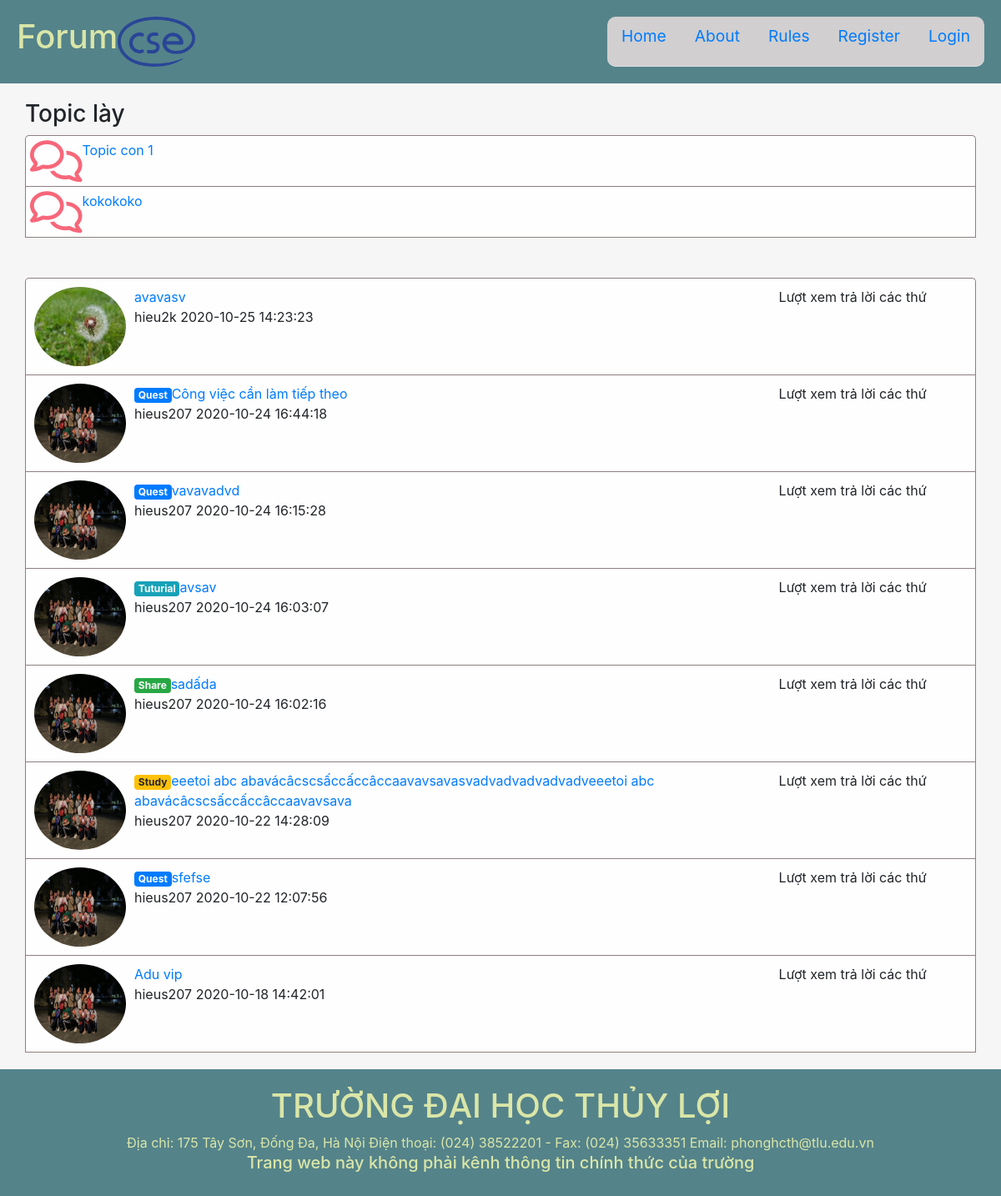
/Forum/index.php?controller=topics&action=index&tp_id=1, run on an earlier commit of the app's database.
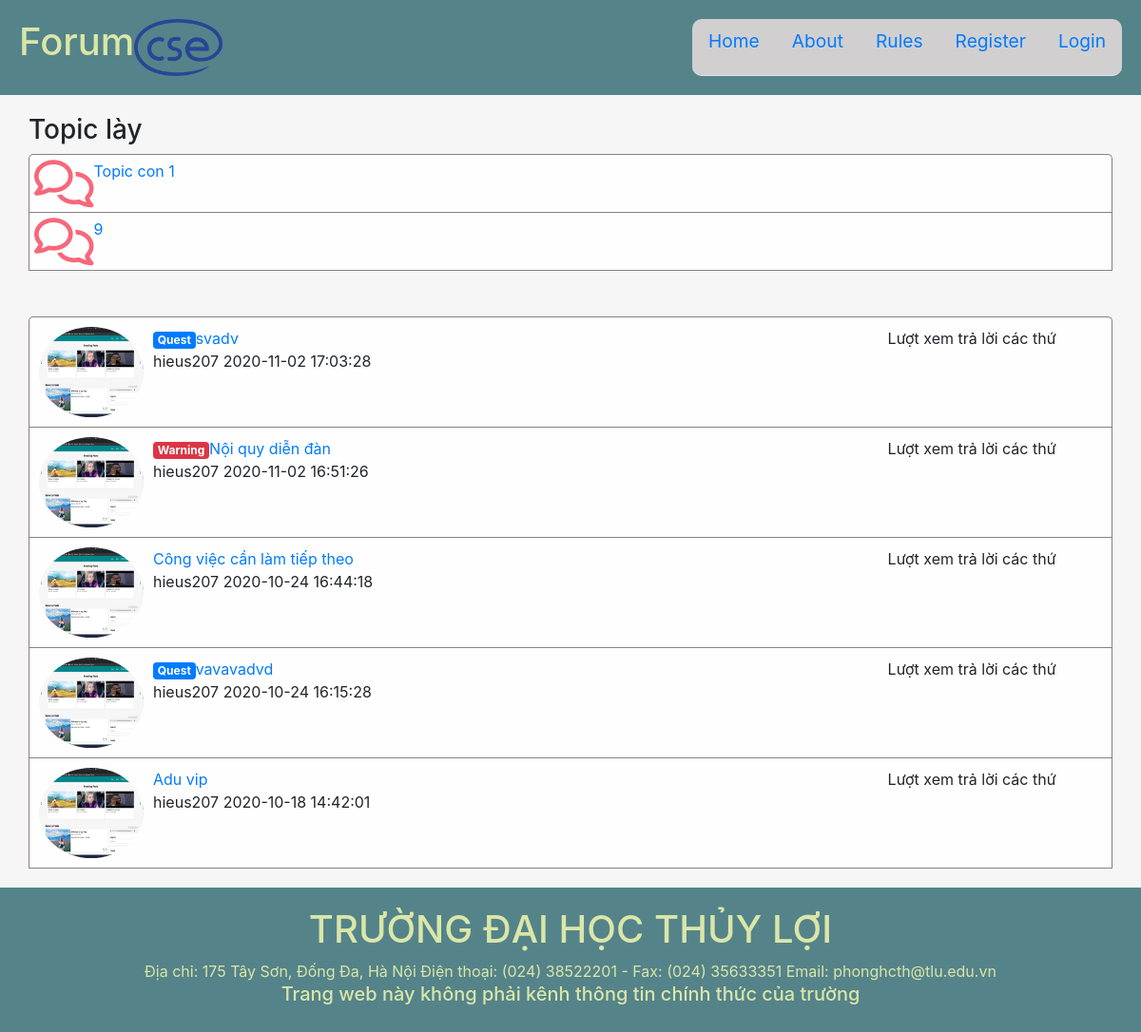
And on a later commit of the database.
### tables this page shows
CREATE TABLE `topics` (
  `topic_id` int(11) NOT NULL,
  `title` varchar(255) NOT NULL,
  `description` varchar(255) DEFAULT NULL,
  `zone_id` int(11) NOT NULL
);

CREATE TABLE `mitopics` (
  `mitopic_id` int(11) NOT NULL,
  `title` varchar(255) NOT NULL,
  `description` varchar(255) NOT NULL,
  `topic_id` int(11) NOT NULL
);

CREATE TABLE `posts` (
  `post_id` int(11) NOT NULL,
  `title` varchar(255) NOT NULL,
  `create_at` timestamp NOT NULL DEFAULT current_timestamp(),
  `edit_at` timestamp NULL DEFAULT NULL,
  `body` text NOT NULL,
  `tags` varchar(255) DEFAULT NULL,
  `status` tinyint(4) NOT NULL DEFAULT 1,
  `user_id` int(11) NOT NULL,
  `topic_id` int(11) NOT NULL,
  `mitopic_id` int(11) DEFAULT NULL
);

CREATE TABLE `users` (
  `user_id` int(11) NOT NULL,
  `username` varchar(60) NOT NULL,
  `fullname` varchar(60) NOT NULL,
  `email` varchar(255) NOT NULL,
  `avt` varchar(255) NOT NULL DEFAULT 'none.jpg',
  `password` varchar(255) NOT NULL,
  `code` varchar(255) DEFAULT NULL,
  `create_at` timestamp NOT NULL DEFAULT current_timestamp(),
  `admin` tinyint(4) NOT NULL DEFAULT 0,
  `status` tinyint(4) NOT NULL DEFAULT 0
);

### Forum/index.php (called while the page is built, shortened)
<?php
$action = isset($_GET['action']) ? $_GET['action'] : 'index';
$object = new $controller;
$object->$action();
?>

### Forum/path.php (called while the page is built, shortened)
<?php
    $BASE_URL="http://localhost:8080/Forum";
    $URL="http://localhost:8080/Forum/index.php?controller="
?>

### Forum/models/model.php (called while the page is built, shortened)
<?php
    require_once("path.php");
    function openConnect(){
        $conn=mysqli_connect(HOST,USER,PASS,DB);
        return $conn;
    }
?>

### Forum/models/TopicModel.php (called while the page is built, shortened)
<?php
    require_once("model.php");
    class TopicModel{
        public $connection;
        function TopicModel($title='',$description=''){
            $this->connection=openConnect();
        }
        function getNamebyId($tp_id){
            $sql="SELECT title FROM ". self::TABLE ." WHERE topic_id='$tp_id'";
            $rs=mysqli_query($this->connection,$sql);
            $result=mysqli_fetch_assoc($rs);
            return $result;
        }
    }
?>

### Forum/models/MitopicModel.php (called while the page is built, shortened)
<?php
    require_once("model.php");
    class MitopicModel{
        public $connection;
        function MitopicModel($title='',$description='',$topic_id=''){
            $this->connection=openConnect();
        }
        function selectAll($data=[]){
            $sql="SELECT * FROM ". self::TABLE;
            $i=0;
            foreach($data as $key=>$value){
                if($i==0){
                    $sql=$sql." WHERE $key=$value";
                }
                else{
                    $sql=$sql." AND $key=$value";
                }
                $i++;
            }
            $rs=mysqli_query($this->connection,$sql);
            $result=mysqli_fetch_all($rs,MYSQLI_ASSOC);
            return $result;
        }
    }
?>

### Forum/models/PostModel.php (called while the page is built, shortened)
<?php
    require_once("model.php");
    class PostModel{
        public $connection;
        function PostModel($title="",$body="",$tags="",$user_id="",$topic_id="",$mitopic_id="",$edit_at=""){
            $this->connection=openConnect();
        }
        function getPostInTP($tp_id){
            $sql="SELECT p.*,u.username,u.user_id,u.avt FROM posts As p JOIN users as u ON p.user_id=u.user_id WHERE p.topic_id='$tp_id' ORDER BY p.post_id DESC";
            $rs=mysqli_query($this->connection,$sql);
            $result=mysqli_fetch_all($rs,MYSQLI_ASSOC);
            return $result;
        }
    }
?>

### Forum/views/topics/id_topics.php (the view, shortened to what this page needs)
<?php include_once("path.php");
global $ROOT_PATH; ?>
<?php include($ROOT_PATH."/includes/headerp1.php");?>
<?php include($ROOT_PATH."/includes/headerp2.php");?>
    <div class="page-wrapper">
        <div class="main-page container">
            <div class="row">
                <div class="main-content col-md-12">
                    <div class="topic-title">
                        <h3><?php echo $tpname['title'];?></h3>
                    </div>
                    <div class="topic block-container">
                        <div class="block-body">
                            <div class="mitopic-tp">
                                <?php foreach ($mitopics as $mitopic):?>
                                <div class="mtopic-content">
                                    <span><i class="far fa-comments icon"></i></span>
                                    <div class="mitopic-tt"><a href="<?php echo $BASE_URL."/index.php?controller=topics&action=mtp_index&mtp_id=".$mitopic['mitopic_id'];?>"><?php echo $mitopic['title'];?></a></div>
                                </div>
                                <?php endforeach;?>
                            </div>
                            <br>
                            <br>
                            <div class="post-body-tp">
                                <?php foreach ($posts as $post):?>
                                <?php if($post['mitopic_id']===NULL):?>
                                    <?php $data = explode(' ', $post['tags']);?>
                                <div class="post-content-tp d-flex">
                                    <img src="<?php echo $BASE_URL.'/assets/images/avt/'.$post['avt'];?>" alt="123" class="avt-tp rounded-circle">
                                    <div class="post-tp">
                                <div class="post-title-tp"><a href="<?php echo $BASE_URL."/index.php?controller=posts&action=index&p_id=".$post['post_id'];?>"><?php if(count($data)>1):?><span class="<?php echo $data[0].' '.$data[1];?>"><?php echo $data[2];?></span><?php endif;?><?php echo $post['title'];?></a></div>
                                        <div class="post-info-tp">
                                            <?php echo $post['username'];?>
                                            <?php echo $post['create_at'];?>
                                        </div>
                                    </div>
                                    <div class="statics">
                                        Lượt xem trả lời các thứ
                                    </div>
                                </div>
                                <?php endif; ?>
                                <?php endforeach;?>
                            </div>
                        </div>
                    </div>
                </div>
            </div>
        </div>
    </div>
<?php include($ROOT_PATH."/includes/footer.php");?>

### Forum/controllers/TopicsCTL.php (shortened to what this page needs)
<?php
require_once 'models/PostModel.php';
require_once 'models/MitopicModel.php';
require_once 'models/TopicModel.php';
class TopicsCTL
{
  public function index()
  {
    if(isset($_GET['tp_id'])){
      $data=[
        'topic_id'=>$_GET['tp_id']
      ];
      $postModel = new PostModel();
      $posts = $postModel->getPostInTP($data['topic_id']);
      $mitopicModel = new MitopicModel();
      $mitopics= $mitopicModel->selectAll($data);
      $topicModel = new TopicModel();
      $tpname = $topicModel->getNamebyId($data['topic_id']);
      require_once 'views/topics/id_topics.php';
    }
  }
}
?>

### Forum/includes/headerp1.php (shortened to what this page needs)
<!doctype html>
<html lang="en">
  <head>
    <link rel="stylesheet" href="https://stackpath.bootstrapcdn.com/bootstrap/4.3.1/css/bootstrap.min.css">
    <link rel="stylesheet" href="assets/css/style.css">

### Forum/includes/headerp2.php (shortened to what this page needs)
<?php include_once("path.php");
global $BASE_URL;
global $URL; ?>
</head>
  <body>
        <header>
            <img src="<?php echo $BASE_URL."/assets/images/logo.png"?>" height="60px">
            <h1 class="logo">Forum</h1>
            <ul class="nav nav-tabs" id="navId">
                <li class="nav-item">
                    <a href="<?php echo $BASE_URL."/index.php";?>" class="nav-link">Home</a>
                </li>
                <li class="nav-item">
                    <a href="<?php echo $URL."parent&action=about";?>" class="nav-link">About</a>
                </li>
                <li class="nav-item">
                    <a href="<?php echo $URL."parent&action=rules";?>" class="nav-link">Rules</a>
                </li>
                <?php if(isset($_SESSION['id'])):?>
                <li class="nav-item dropdown">
                <a class="nav-link dropdown-toggle" data-toggle="dropdown" href="#" role="button" aria-haspopup="true" aria-expanded="false"><?php echo $_SESSION['username'];?></a>
                <div class="dropdown-menu">
                    <a class="dropdown-item" href="<?php echo $URL;?>users&action=index&u_id=<?php echo $_SESSION['id'];?>">Profile</a>
                    <?php if($_SESSION['admin']==1):?>
                    <a class="dropdown-item" href="<?php echo $URL;?>admin&action=index">Dash Board</a>
                    <?php endif;?>
                    <div class="dropdown-divider"></div>
                    <a class="dropdown-item" href="<?php echo $BASE_URL."/index.php?controller=users&action=logout";?>">Logout</a>
                </div>
                </li>
                <?php else:?>
                <li class="nav-item">
                    <a href="<?php echo $BASE_URL."/index.php?controller=users&action=register";?>" class="nav-link">Register</a>
                </li>
                <li class="nav-item">
                    <a href="<?php echo $BASE_URL."/index.php?controller=users&action=login";?>" class="nav-link">Login</a>
                </li>
                <?php endif;?>
            </ul>
        </header>

### Forum/includes/footer.php (shortened to what this page needs)
    <footer class="footer-page">
          <div class="text-center footer-content">
            <h1>TRƯỜNG ĐẠI HỌC THỦY LỢI</h1>
            <div>Địa chỉ: 175 Tây Sơn, Đống Đa, Hà Nội
            Điện thoại: (024) 38522201 - Fax: (024) 35633351
            Email: phonghcth@tlu.edu.vn
            </div>
            <h5>Trang web này không phải kênh thông tin chính thức của trường</h5>
          </div>
    </footer>
  </body>
</html>

### Forum/assets/css/style.css (style rules this page uses)
html,body { padding:0; margin:0; height: 100%; background:#f6f6f6; }
* { box-sizing: border-box; }
header { padding: 20px; background-color: #54838a; }
header .logo { float: left; color:#dae6a7; }
header .nav { background-color: #d1cfcf; float: right; height: 60px; border-radius: 10px; font-size: 1.2em; }
header .nav .nav-item a { height: 100%; }
.page-wrapper { min-height: calc(100% - 292px); }
.main-page { margin-top: 20px; width: 100%; }
.main-content { padding:0px; }
.icon { font-size: 50px; color:#f7677a; }
.footer-page { margin-top: 20px; padding: 20px; background-color: #54838a; min-height: 70px auto; }
.footer-content { color:#dae6a7; }
.mtopic-content { display: flex; }
.mitopic-tp { border-top-left-radius: 5px; border-top-right-radius: 5px; background-color: #fefefe; border-left: 0.2px solid rgb(141, 127, 127); border-right: 0.2px solid rgb(141, 127, 127); border-top: 0.2px solid rgb(141, 127, 127); }
.mtopic-content { border-bottom: 0.2px solid rgb(141, 127, 127); padding: 5px; }
.post-body-tp { border-top-left-radius: 5px; border-top-right-radius: 5px; background-color: #fefefe; border-left: 0.2px solid rgb(141, 127, 127); border-right: 0.2px solid rgb(141, 127, 127); border-top: 0.2px solid rgb(141, 127, 127); }
.post-content-tp { border-bottom: 0.2px solid rgb(141, 127, 127); padding: 10px; }
.post-tp { width:70%; }
.post-title-tp,.post-info-tp { padding-left: 10px; }
.avt-tp { display: block; width: 110px; height: 95px; }

What changed in the data, as far as the page shows it:
removed mitopics: title "kokokoko"
removed posts: user.avt (placeholder picture), title "avavasv", user.username "hieu2k", create_at "2020-10-25 14:23:23"
removed posts: user.avt (picture), tags "Tuturial", title "avsav", user.username "hieus207", create_at "2020-10-24 16:03:07"
removed posts: user.avt (picture), tags "Share", title "sadấda", user.username "hieus207", create_at "2020-10-24 16:02:16"
removed posts: user.avt (picture), tags "Study", title "eeetoi abc abavácâcscsấccấccâccaavavsavasvadvadvadvadvadveeetoi abc abavácâcscsấccấccâccaavavsava", user.username "hieus207", create_at "2020-10-22 14:28:09"
removed posts: user.avt (picture), tags "Quest", title "sfefse", user.username "hieus207", create_at "2020-10-22 12:07:56"
added mitopics: title "9"
added posts: user.avt (picture), tags "Quest", title "svadv", user.username "hieus207", create_at "2020-11-02 17:03:28"
added posts: user.avt (picture), tags "Warning", title "Nội quy diễn đàn", user.username "hieus207", create_at "2020-11-02 16:51:26"
changed posts "Công việc cần làm tiếp theo": user.avt: a different picture; tags "Quest" → (not shown)
changed through a linked row, posts "vavavadvd": user.avt: a different picture
changed through a linked row, posts "Adu vip": user.avt: a different picture
